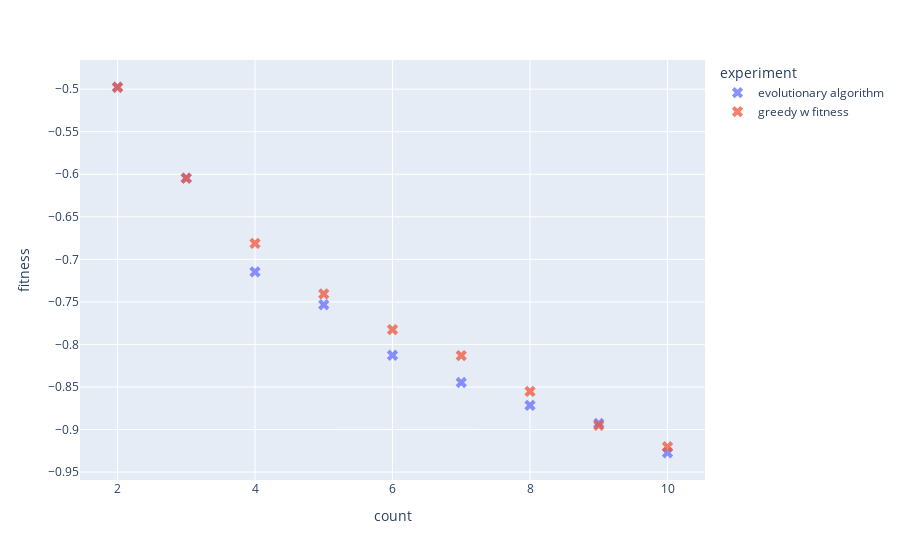

Write notebook code for a chart like this one.
### Code cell
fig = px.scatter(f, x="count", y="fitness",
#                         color_discrete_map={
#                             "random initial": "grey",
#                             "greedy best first": "orange",
#                             "greedy weighted": "yellow",
#                             "GA 1": "blue",
#                             "GA 6": "purple"
#                         },
                        color=f["experiment"]
                        )

fig.update_traces(marker=dict(size=10, opacity=0.75, symbol='x')) #colorscale='temps', color=f["source"], opacity=0.75))
fig.show()

### Figure 1 — Plotly figure (JSON) as saved in the notebook; plotly's stock layout.template omitted (floating-point values rounded to 4 significant figures)
{"data": [{"hovertemplate": "experiment=evolutionary algorithm<br>count=%{x}<br>fitness=%{y}<extra></extra>", "legendgroup": "evolutionary algorithm", "marker": {"color": "#636efa", "opacity": 0.75, "size": 10, "symbol": "x"}, "mode": "markers", "name": "evolutionary algorithm", "orientation": "v", "showlegend": true, "type": "scatter", "x": [10, 2, 3, 4, 5, 6, 7, 8, 9], "xaxis": "x", "y": [-0.9273, -0.4977, -0.6045, -0.7147, -0.7534, -0.8127, -0.8448, -0.8716, -0.8929], "yaxis": "y"}, {"hovertemplate": "experiment=greedy w fitness<br>count=%{x}<br>fitness=%{y}<extra></extra>", "legendgroup": "greedy w fitness", "marker": {"color": "#EF553B", "opacity": 0.75, "size": 10, "symbol": "x"}, "mode": "markers", "name": "greedy w fitness", "orientation": "v", "showlegend": true, "type": "scatter", "x": [2, 3, 4, 5, 6, 7, 8, 9, 10], "xaxis": "x", "y": [-0.4977, -0.6045, -0.6813, -0.7406, -0.7826, -0.8131, -0.8552, -0.8952, -0.9203], "yaxis": "y"}], "layout": {"legend": {"title": {"text": "experiment"}, "tracegroupgap": 0}, "margin": {"t": 60}, "xaxis": {"anchor": "y", "domain": [0, 1], "title": {"text": "count"}}, "yaxis": {"anchor": "x", "domain": [0, 1], "title": {"text": "fitness"}}}}
